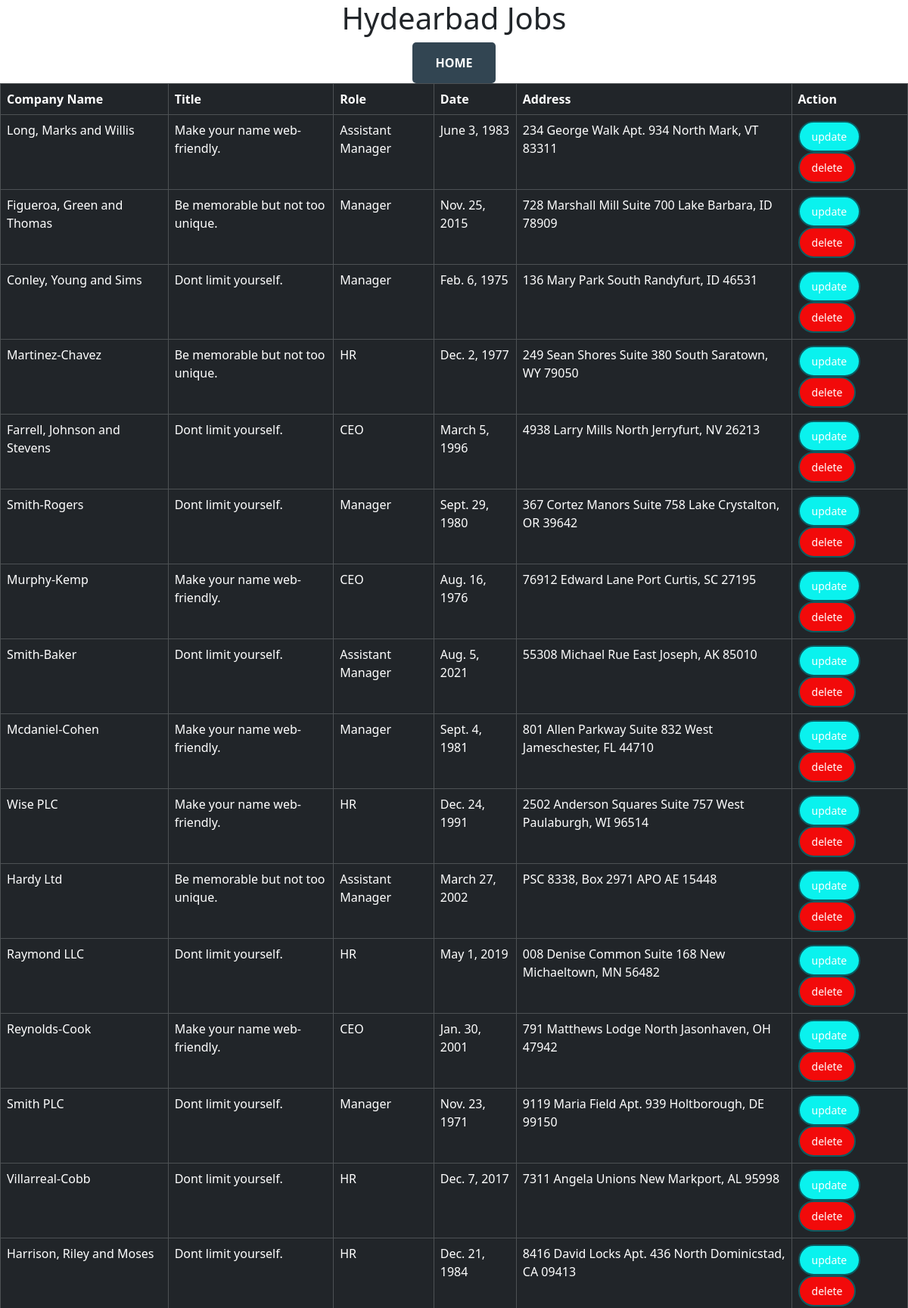
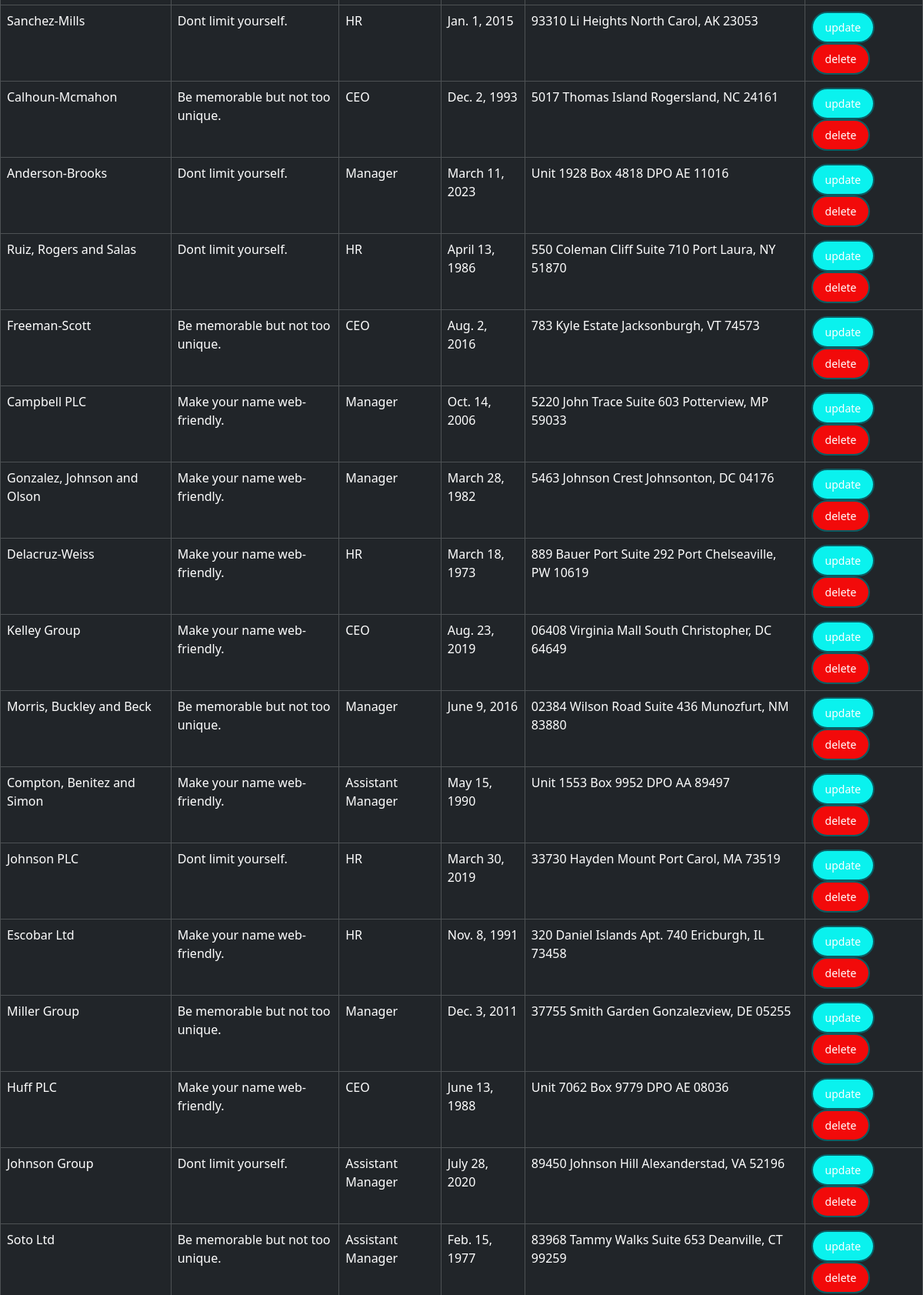
Screenshot of /hyd/ (signed in, upper part) with the database file from the repository (2 pictures, top to bottom).
### testapp/models.py (models this page shows)
class HydJobs(models.Model):
  name=models.CharField(max_length=64)
  title=models.CharField(max_length=64)
  role=models.CharField(max_length=30)
  date=models.DateField()
  phno=models.IntegerField()
  address=models.CharField(max_length=64)

### testapp/views.py (the view)
# urls.py: path('hyd/',views.HydearbadJobsView),
@login_required
def HydearbadJobsView(request):
  hydjobs=HydJobs.objects.all()
  type='hyd'
  return render(request,'testapp/jobs.html',{'hydjobs':hydjobs,'type':type})

### templates/testapp/jobs.html (shortened to what this page needs)
<!DOCTYPE html>
{% load static %}
<html lang="en">
<head>
  <link href="https://cdn.jsdelivr.net/npm/bootstrap@5.3.2/dist/css/bootstrap.min.css" rel="stylesheet">
</head>
<body>
  {% if type == "hyd" %}
  <h1 align="center">Hydearbad Jobs</h1>
  <div class="home">
    <a href="/"><input type="button" name="" id="" value="HOME"></a>
  </div>
  <div>
  <table class="table table-bordered table-dark">
    <thead>
      <th>Company Name</th>
      <th>Title</th>
      <th>Role</th>
      <th>Date</th>
      <th>Address</th>
      <th>Action</th>
    </thead>
    {% for jobs in hydjobs%}
    <tr>
      <td>{{jobs.name}}</td>
      <td>{{jobs.title}}</td>
      <td>{{jobs.role}}</td>
      <td>{{jobs.date}}</td>
      <td>{{jobs.address}}</td>
      <td><a href="/hydupdate/{{jobs.id}}"><button class="update-button">update</button></a>
        <a href="/hyddelete/{{jobs.id}}"><button class="delete-button">delete</button></a>
      </td>
    </tr>
    {%endfor%}
  </table>
</div>
{% endif %}
</body>
</html>

### templates/testapp/jobs.html (style rules this page uses)
.update-button { background-color: #0af2ee; color: #fff; border: 2px solid #0c5c62; border-radius: 25px; padding: 8px 16px; font-size: 14px; cursor: pointer; transition: background-color 0.3s, color 0.3s, transform 0.3s, box-shadow 0.3s; }
.delete-button { background-color: #f20a0a; color: #fff; border: 2px solid #0c5c62; border-radius: 25px; padding: 8px 16px; font-size: 14px; cursor: pointer; transition: background-color 0.3s, color 0.3s, transform 0.3s, box-shadow 0.3s; }
.home { text-align: center; }
.home input[type="button"] { background-color: #324552; color: #fff; padding: 15px 30px; font-size: 16px; font-weight: bold; border: none; border-radius: 5px; cursor: pointer; transition: background-color 0.3s ease; }

### rows the page displays
HydJobs: name "Long, Marks and Willis", title "Make your name web-friendly.", role "Assistant Manager", date "June 3, 1983", address "234 George Walk Apt. 934 North Mark, VT 83311"
HydJobs: name "Figueroa, Green and Thomas", title "Be memorable but not too unique.", role "Manager", date "Nov. 25, 2015", address "728 Marshall Mill Suite 700 Lake Barbara, ID 78909"
HydJobs: name "Conley, Young and Sims", title "Dont limit yourself.", role "Manager", date "Feb. 6, 1975", address "136 Mary Park South Randyfurt, ID 46531"
HydJobs: name "Martinez-Chavez", title "Be memorable but not too unique.", role "HR", date "Dec. 2, 1977", address "249 Sean Shores Suite 380 South Saratown, WY 79050"
HydJobs: name "Farrell, Johnson and Stevens", title "Dont limit yourself.", role "CEO", date "March 5, 1996", address "4938 Larry Mills North Jerryfurt, NV 26213"
HydJobs: name "Smith-Rogers", title "Dont limit yourself.", role "Manager", date "Sept. 29, 1980", address "367 Cortez Manors Suite 758 Lake Crystalton, OR 39642"
HydJobs: name "Murphy-Kemp", title "Make your name web-friendly.", role "CEO", date "Aug. 16, 1976", address "76912 Edward Lane Port Curtis, SC 27195"
HydJobs: name "Smith-Baker", title "Dont limit yourself.", role "Assistant Manager", date "Aug. 5, 2021", address "55308 Michael Rue East Joseph, AK 85010"
HydJobs: name "Mcdaniel-Cohen", title "Make your name web-friendly.", role "Manager", date "Sept. 4, 1981", address "801 Allen Parkway Suite 832 West Jameschester, FL 44710"
HydJobs: name "Wise PLC", title "Make your name web-friendly.", role "HR", date "Dec. 24, 1991", address "2502 Anderson Squares Suite 757 West Paulaburgh, WI 96514"
HydJobs: name "Hardy Ltd", title "Be memorable but not too unique.", role "Assistant Manager", date "March 27, 2002", address "PSC 8338, Box 2971 APO AE 15448"
HydJobs: name "Raymond LLC", title "Dont limit yourself.", role "HR", date "May 1, 2019", address "008 Denise Common Suite 168 New Michaeltown, MN 56482"
HydJobs: name "Reynolds-Cook", title "Make your name web-friendly.", role "CEO", date "Jan. 30, 2001", address "791 Matthews Lodge North Jasonhaven, OH 47942"
HydJobs: name "Smith PLC", title "Dont limit yourself.", role "Manager", date "Nov. 23, 1971", address "9119 Maria Field Apt. 939 Holtborough, DE 99150"
HydJobs: name "Villarreal-Cobb", title "Dont limit yourself.", role "HR", date "Dec. 7, 2017", address "7311 Angela Unions New Markport, AL 95998"
HydJobs: name "Harrison, Riley and Moses", title "Dont limit yourself.", role "HR", date "Dec. 21, 1984", address "8416 David Locks Apt. 436 North Dominicstad, CA 09413"
HydJobs: name "Sanchez-Mills", title "Dont limit yourself.", role "HR", date "Jan. 1, 2015", address "93310 Li Heights North Carol, AK 23053"
HydJobs: name "Calhoun-Mcmahon", title "Be memorable but not too unique.", role "CEO", date "Dec. 2, 1993", address "5017 Thomas Island Rogersland, NC 24161"
HydJobs: name "Anderson-Brooks", title "Dont limit yourself.", role "Manager", date "March 11, 2023", address "Unit 1928 Box 4818 DPO AE 11016"
HydJobs: name "Ruiz, Rogers and Salas", title "Dont limit yourself.", role "HR", date "April 13, 1986", address "550 Coleman Cliff Suite 710 Port Laura, NY 51870"
HydJobs: name "Freeman-Scott", title "Be memorable but not too unique.", role "CEO", date "Aug. 2, 2016", address "783 Kyle Estate Jacksonburgh, VT 74573"
HydJobs: name "Campbell PLC", title "Make your name web-friendly.", role "Manager", date "Oct. 14, 2006", address "5220 John Trace Suite 603 Potterview, MP 59033"
HydJobs: name "Gonzalez, Johnson and Olson", title "Make your name web-friendly.", role "Manager", date "March 28, 1982", address "5463 Johnson Crest Johnsonton, DC 04176"
HydJobs: name "Delacruz-Weiss", title "Make your name web-friendly.", role "HR", date "March 18, 1973", address "889 Bauer Port Suite 292 Port Chelseaville, PW 10619"
HydJobs: name "Kelley Group", title "Make your name web-friendly.", role "CEO", date "Aug. 23, 2019", address "06408 Virginia Mall South Christopher, DC 64649"
HydJobs: name "Morris, Buckley and Beck", title "Be memorable but not too unique.", role "Manager", date "June 9, 2016", address "02384 Wilson Road Suite 436 Munozfurt, NM 83880"
HydJobs: name "Compton, Benitez and Simon", title "Make your name web-friendly.", role "Assistant Manager", date "May 15, 1990", address "Unit 1553 Box 9952 DPO AA 89497"
HydJobs: name "Johnson PLC", title "Dont limit yourself.", role "HR", date "March 30, 2019", address "33730 Hayden Mount Port Carol, MA 73519"
HydJobs: name "Escobar Ltd", title "Make your name web-friendly.", role "HR", date "Nov. 8, 1991", address "320 Daniel Islands Apt. 740 Ericburgh, IL 73458"
HydJobs: name "Miller Group", title "Be memorable but not too unique.", role "Manager", date "Dec. 3, 2011", address "37755 Smith Garden Gonzalezview, DE 05255"
HydJobs: name "Huff PLC", title "Make your name web-friendly.", role "CEO", date "June 13, 1988", address "Unit 7062 Box 9779 DPO AE 08036"
HydJobs: name "Johnson Group", title "Dont limit yourself.", role "Assistant Manager", date "July 28, 2020", address "89450 Johnson Hill Alexanderstad, VA 52196"
HydJobs: name "Soto Ltd", title "Be memorable but not too unique.", role "Assistant Manager", date "Feb. 15, 1977", address "83968 Tammy Walks Suite 653 Deanville, CT 99259"
